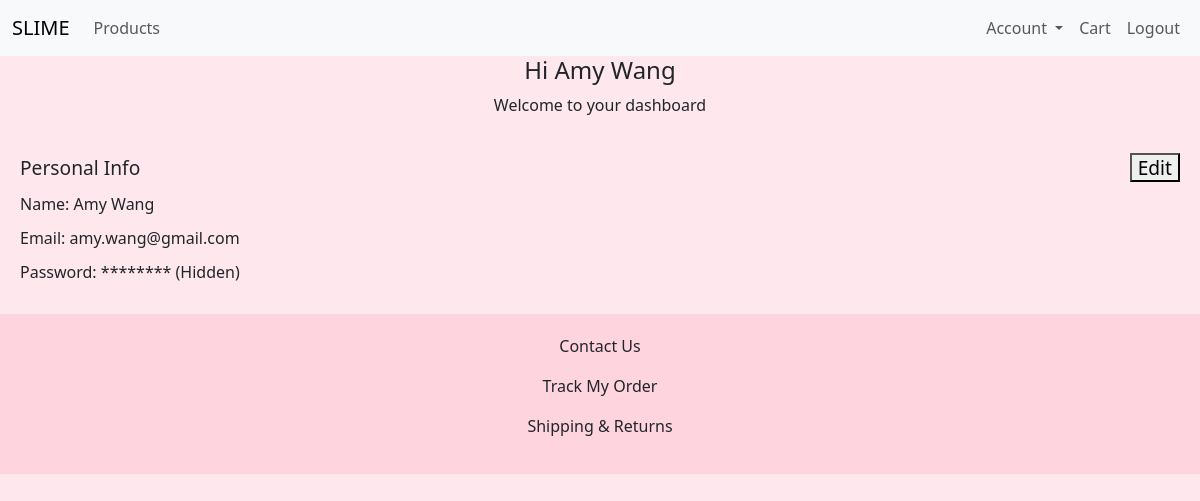
The app's page /user/dashboard (signed in), older data.
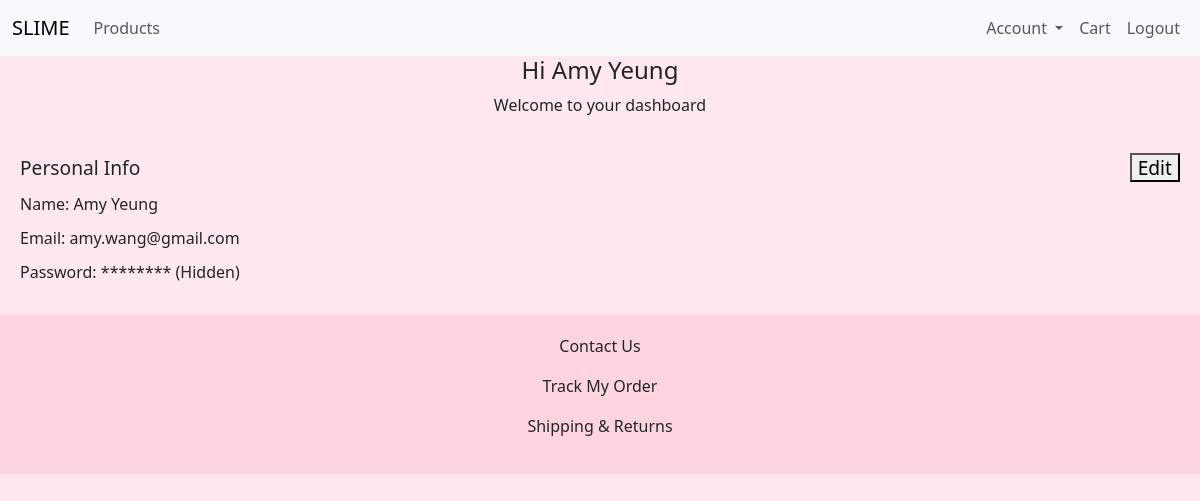
The same page, newer data.
### models.py (models this page shows, shortened)
class User(db.Model):
    __tablename__ = 'users'  # Define table name in the database
    id = db.Column(db.Integer, primary_key=True)  # Primary key for user
    first_name = db.Column(db.String(50), nullable=False)  # User's first name
    last_name = db.Column(db.String(50), nullable=False)  # User's last name
    email = db.Column(db.String(100), unique=True, nullable=False)  # Unique email for user authentication
    password_hash = db.Column(db.String(128), nullable=False)  # Hashed password
    role = db.Column(db.String(10), default="user")  # User role (default: user)
    created_at = db.Column(db.DateTime, default=lambda: datetime.now(pytz.timezone('America/New_York')))  # Timestamp in NY timezone
    cart = db.relationship('Cart', back_populates='user', uselist=False)
    orders = db.relationship('Order', back_populates='user')
    @property
    def full_name(self):
        return f"{self.first_name} {self.last_name}"

### app.py (the view)
@app.route("/user/dashboard")
@login_required
def user_dashboard():
    email = current_user.email
    password_hidden = "*" * len("password") + ("  (Hidden)")  # Mask the password with stars
    return render_template("user_dash.html", email=email, password_hidden=password_hidden)

### app.py (called while the page is built)
@login_manager.user_loader
def load_user(user_id):
    return User.query.get(int(user_id))

### templates/user_dash.html (shortened to what this page needs)
{% extends "layout.html" %}
{% block body %}
    <div class="user_dash">
        <div class="welcome">
            <h4>Hi {{ current_user.full_name | title }}</h4>
            <p>Welcome to your dashboard</p>
        </div>
        <div class="user_info">
            <h3>Personal Info <a class="edit_link" href="/user/edit"><button>Edit</button></a></h3>
            <p>Name: {{ current_user.full_name | title }} </p>
            <p>Email: {{ email }}</p>
            <p>Password: {{ password_hidden }}</p>
        </div>
    </div>
{% endblock %}

Row changes from the older to the newer data that the page shows:
changed User "amy.wang@gmail.com": full_name "Amy Wang" → "Amy Yeung"
